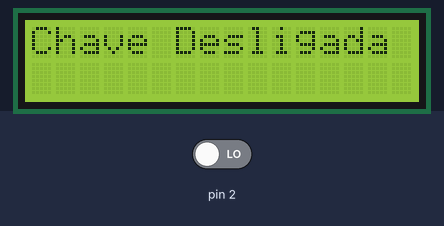
This sketch was run on a simulated Arduino Uno, built with avr-gcc and run on an emulated ATmega328P. Parts: 16×2 character LCD. The inputs (shaded band) are chosen by the test bench; at power-on: pin 2 LOW.

Above: at 3.2 s.
3.3 s: pin 2 driven HIGH
At 3.9 s:
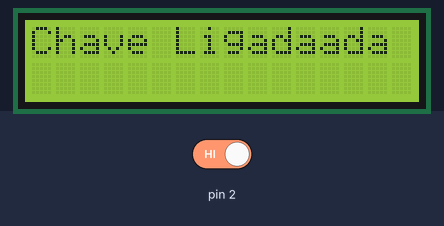
4.8 s: pin 2 driven LOW
At 5.4 s:
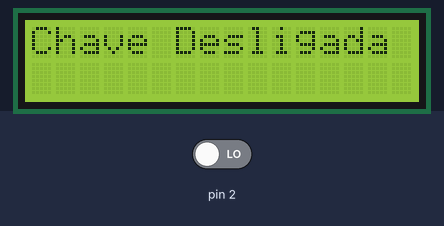
Timing chart, 0 to 7.8 s (numbered marks = the images above; inputs shaded):
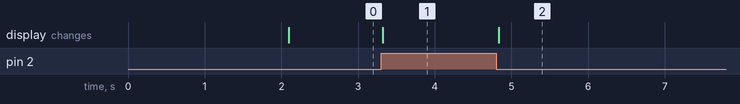

The sketch:

lcd.ino
```cpp
#include <Adafruit_LiquidCrystal.h>

Adafruit_LiquidCrystal lcd_1(0);

void setup()
{
  lcd_1.begin(16, 2);
  pinMode(2, INPUT);

  lcd_1.clear();
  lcd_1.print("#### IFMG ####");
  delay(2000);
  lcd_1.clear();
}

void loop()
{
  lcd_1.setCursor(0, 0);
  if (digitalRead(2) == HIGH) {
    lcd_1.print("Chave Ligada");
  } else {
    lcd_1.print("Chave Desligada");
  }
  delay(10);
}
```

Measured:
- after the input at 3.3 s, the display: changes at once (image 1)
- after the input at 4.8 s, the display: changes at once (image 2)
